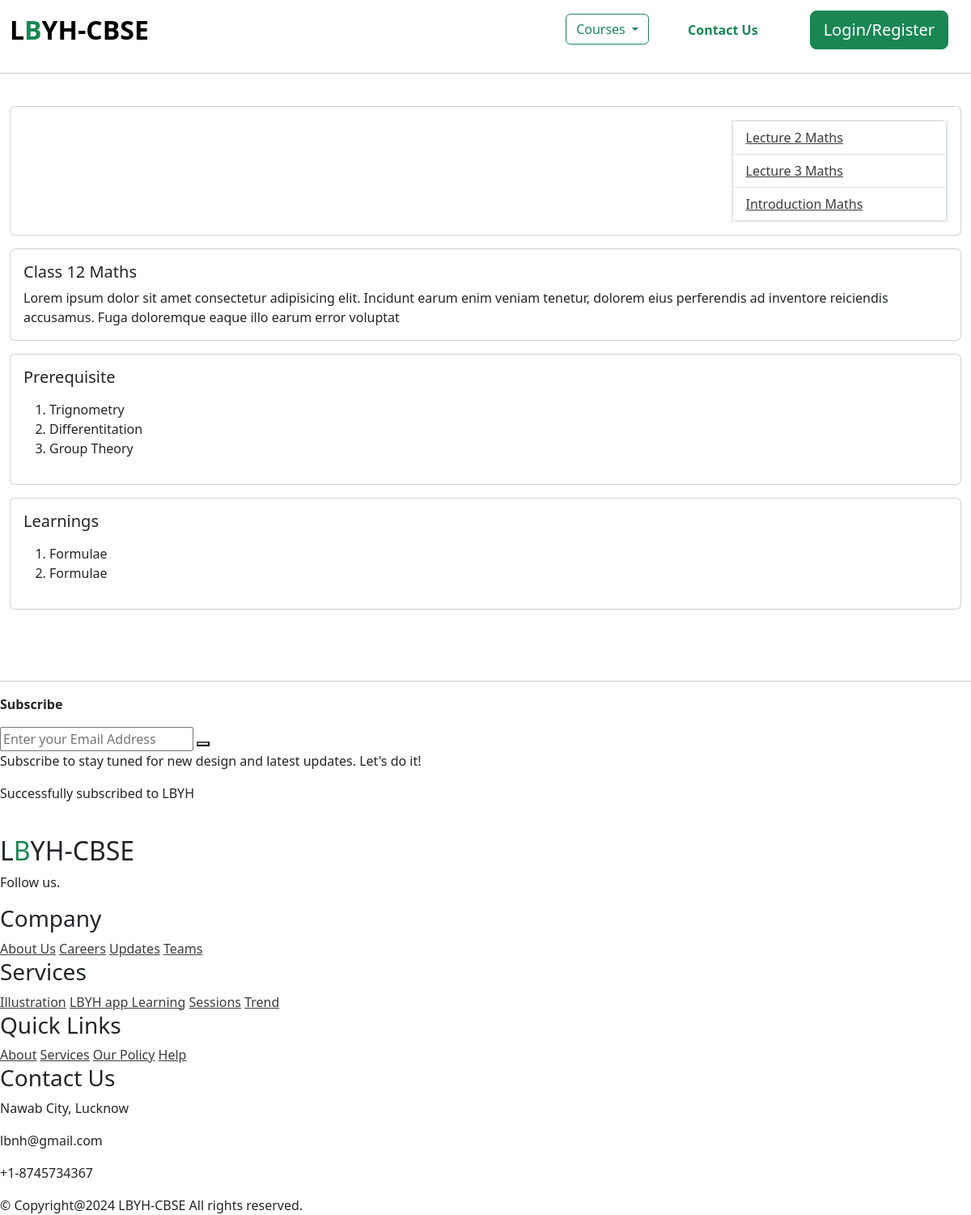
The page /course/math on the database its author committed.
### core/models.py (models this page shows, shortened)
class Video(models.Model):
    title = models.CharField(max_length=100, null=False)
    course = models.ForeignKey(Course, null=False, on_delete=models.CASCADE)
    serial_number = models.IntegerField(null=False)
    added = models.DateTimeField(auto_now_add=True)
    url = EmbedVideoField()
    is_preview = models.BooleanField(default=False)
    def __str__(self):
        return str(self.title)
    class Meta:
        ordering = ["-added"]

class Course(models.Model):
    name = models.CharField(max_length=50, null=True, unique=True)
    slug = models.CharField(max_length=50, null=True)
    description = models.CharField(max_length=200, null=True)
    price = models.IntegerField(null=False)
    discount = models.IntegerField(null=False, default=0)
    active = models.BooleanField(default=False)
    thumbnail = models.ImageField(upload_to="files/thumbnail")
    date = models.DateTimeField(auto_now_add=True)
    resource = models.FileField(upload_to="files/resource")
    length = models.IntegerField(null=False)

class CourseProperty(models.Model):
    description = models.CharField(max_length=100, null=False)
    course = models.ForeignKey(Course, null=False, on_delete=models.CASCADE)
    class Meta:
        abstract = True

class Prerequisite(CourseProperty):
    pass

class Learning(CourseProperty):
    pass

### core/views.py (the view)
# urls.py: path("course/<str:slug>", course, name="course"),
def course(request, slug):
    course = Course.objects.get(slug=slug)
    serial_number = request.GET.get("lecture")
    if serial_number is None:
        serial_number = 1
    video = Video.objects.get(serial_number=serial_number, course=course)
    context = {"course": course, "video": video}
    return render(request, "courses/page.html", context=context)

### core/templates/courses/page.html (shortened to what this page needs)
{% extends "base.html" %}
{% load embed_video_tags %}
{% load static %}
{% load course_custom_tags %}
{% block css %}
<link rel="stylesheet" href="{% static 'courses/css/scrollbar.css'%}">
<link rel="stylesheet" href="{% static 'courses/css/common.css'%}">
{% endblock %}
{% block content %}
<div class="">
    <div>
        <br>
        <div class="card p-3">
            <div class="row">
                <div class="col">
                </div>
                <div class="col-3">
                    <div class="border">
                        <ul id='video_list' class="list-group overflow-y-scroll">
                            {% for video in course.video_set.all %}
                            <li
                              class="list-group-item">
                              <a href="?lecture={{video.serial_number}}">{{video}}</a>
                            </li>
                            {% endfor %}
                          </ul>
                    </div>
                </div>
            </div>
        </div>
        <div class="mt-3">
            <div class="card">
                <div class="card-body">
                    <h5 class="card-title">{{course.name}}</h5>
                    <p class="card-text">{{course.description}}</p>
                </div>
            </div>
        </div>
        <div class="mt-3">
            <div class="card">
                <div class="card-body">
                    <h5 class="card-title">Prerequisite</h5>
                    <p class="card-text">
                    <ol>
                        {% for pre in course.prerequisite_set.all %}
                        <li class="">{{pre.description}}</li>
                        {% endfor %}
                    </ol>
                    </p>
                </div>
            </div>
        </div>
        <div class="mt-3">
            <div class="card">
                <div class="card-body">
                    <h5 class="card-title">Learnings</h5>
                    <p class="card-text">
                    <ol>
                        {% for l in course.learning_set.all %}
                        <li class="">{{l.description}}</li>
                        {% endfor %}
                    </ol>
                    </p>
                </div>
            </div>
        </div>
        <br>
        <br>
        <br>
    </div>
</div>
{% endblock %}

### static/courses/css/common.css (style rules this page uses)
.overflow-y-scroll { overflow-y: scroll; }

### core/templates/courses/page.html (style rules this page uses)
a { color: rgb(61, 59, 59); }

### rows shown on the page
Video: title "Lecture 2 Maths"
Video: title "Lecture 3 Maths"
Video: title "Introduction Maths"
Course: name "Class 12 Maths", description "Lorem ipsum dolor sit amet consectetur adipisicing elit. Incidunt earum enim veniam tenetur, dolorem eius perferendis ad inventore reiciendis accusamus. Fuga doloremque eaque illo earum error voluptat"
Prerequisite: description "Trignometry"
Prerequisite: description "Differentitation"
Prerequisite: description "Group Theory"
Learning: description "Formulae"
Learning: description "Formulae"
